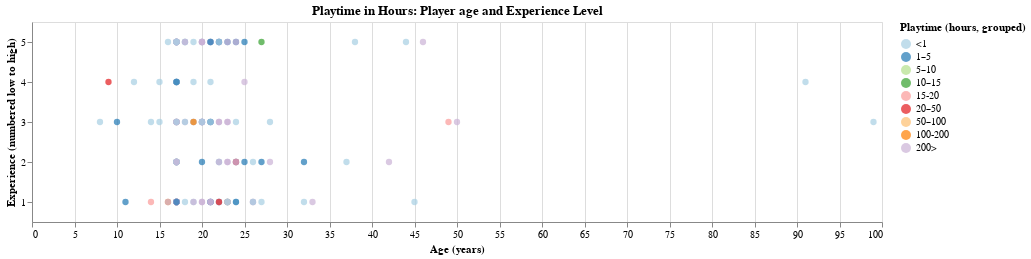

Notebook code cell kept with this figure:
### Code cell
players_filtered = players_filtered.assign(
    playtime_grouped=pd.cut(
        players_filtered["played_hours"],
        bins=[0, 1, 5, 10, 15, 20, 50, 100, 200, 223.1], 
        labels=["<1", "1–5", "5–10", "10–15", "15-20", "20–50", "50–100", "100-200", "200>"]
    )
)

players_plot = alt.Chart(players_filtered, title = "Playtime in Hours: Player age and Experience Level").mark_circle(size=40).encode(
    x=alt.X("age:Q").title("Age (years)"),
    y=alt.Y("experience_num:O", 
            title = "Experience (numbered low to high)",
            scale=alt.Scale(reverse=True)
), color=alt.Color("playtime_grouped:N", sort = ["<1", "1–5", "5–10", "10–15", "15-20", "20–50", "50–100", "100-200", "200>"]).scale(scheme="paired").title("Playtime (hours, grouped)")
).properties(width=850, height=200)
players_plot

### Figure 1 — Vega specification as saved in the notebook (floating-point values rounded to 4 significant figures; data arrays with more than 128 entries replaced by an {"elided": "..."} marker saying what was removed)
{"$schema": "https://vega.github.io/schema/vega/v5.json", "data": [{"name": "source_0"}, {"name": "data_0", "values": {"elided": "196 records"}}, {"name": "data_0_x_domain_age", "values": [{"min": 8, "max": 99}]}, {"name": "data_0_y_domain_experience_num", "values": [{"experience_num": 4}, {"experience_num": 5}, {"experience_num": 1}, {"experience_num": 3}, {"experience_num": 2}]}, {"name": "source_0_color_domain_playtime_grouped", "values": [{"playtime_grouped": "20–50", "sort_field": 5.0}, {"playtime_grouped": "1–5", "sort_field": 1.0}, {"playtime_grouped": "200>", "sort_field": 8.0}, {"playtime_grouped": "<1", "sort_field": 0.0}, {"playtime_grouped": "5–10", "sort_field": 2.0}, {"playtime_grouped": "10–15", "sort_field": 3.0}, {"playtime_grouped": "15-20", "sort_field": 4.0}, {"playtime_grouped": "50–100", "sort_field": 6.0}, {"playtime_grouped": "100-200", "sort_field": 7.0}]}], "marks": [{"type": "symbol", "name": "marks", "from": {"data": "data_0"}, "encode": {"update": {"fill": {"field": "playtime_grouped", "scale": "color"}, "opacity": {"value": 0.7}, "size": {"value": 40}, "x": {"field": "age", "scale": "x"}, "y": {"field": "experience_num", "scale": "y"}, "shape": {"value": "circle"}}}, "style": ["circle"]}], "scales": [{"name": "x", "type": "linear", "domain": [{"signal": "(data(\"data_0_x_domain_age\")[0] || {}).min"}, {"signal": "(data(\"data_0_x_domain_age\")[0] || {}).max"}], "range": [0, {"signal": "width"}], "zero": true, "nice": true}, {"name": "y", "type": "point", "domain": {"data": "data_0_y_domain_experience_num", "field": "experience_num", "sort": true}, "range": [0, {"signal": "height"}], "padding": 0.5, "reverse": true}, {"name": "color", "type": "ordinal", "domain": {"data": "source_0_color_domain_playtime_grouped", "field": "playtime_grouped", "sort": {"op": "max", "field": "sort_field"}}, "range": {"scheme": "paired"}}], "axes": [{"scale": "x", "labels": false, "gridScale": "y", "orient": "bottom", "grid": true, "ticks": false, "maxExtent": 0, "tickCount": {"signal": "ceil(width/40)"}, "aria": false, "domain": false, "minExtent": 0, "zindex": 0}, {"scale": "x", "grid": false, "labelOverlap": true, "zindex": 0, "orient": "bottom", "labelFlush": true, "tickCount": {"signal": "ceil(width/40)"}, "title": "Age (years)"}, {"scale": "y", "title": "Experience (numbered low to high)", "zindex": 0, "grid": false, "orient": "left"}], "title": {"text": "Playtime in Hours: Player age and Experience Level", "frame": "group"}, "padding": 5, "width": 850, "height": 200, "style": "cell", "background": "white", "legends": [{"title": "Playtime (hours, grouped)", "fill": "color", "symbolType": "circle", "encode": {"symbols": {"update": {"opacity": {"value": 0.7}}}}}]}
